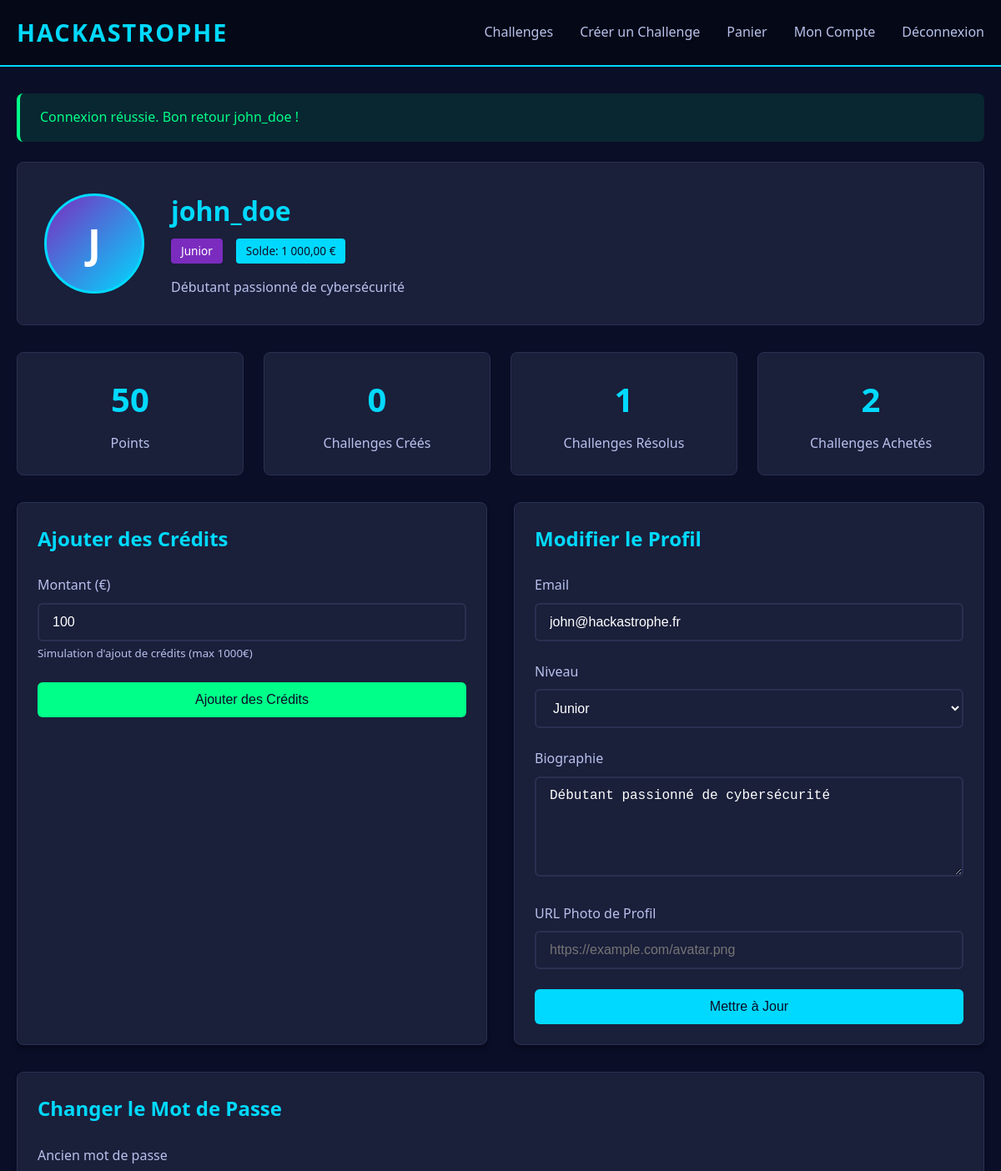
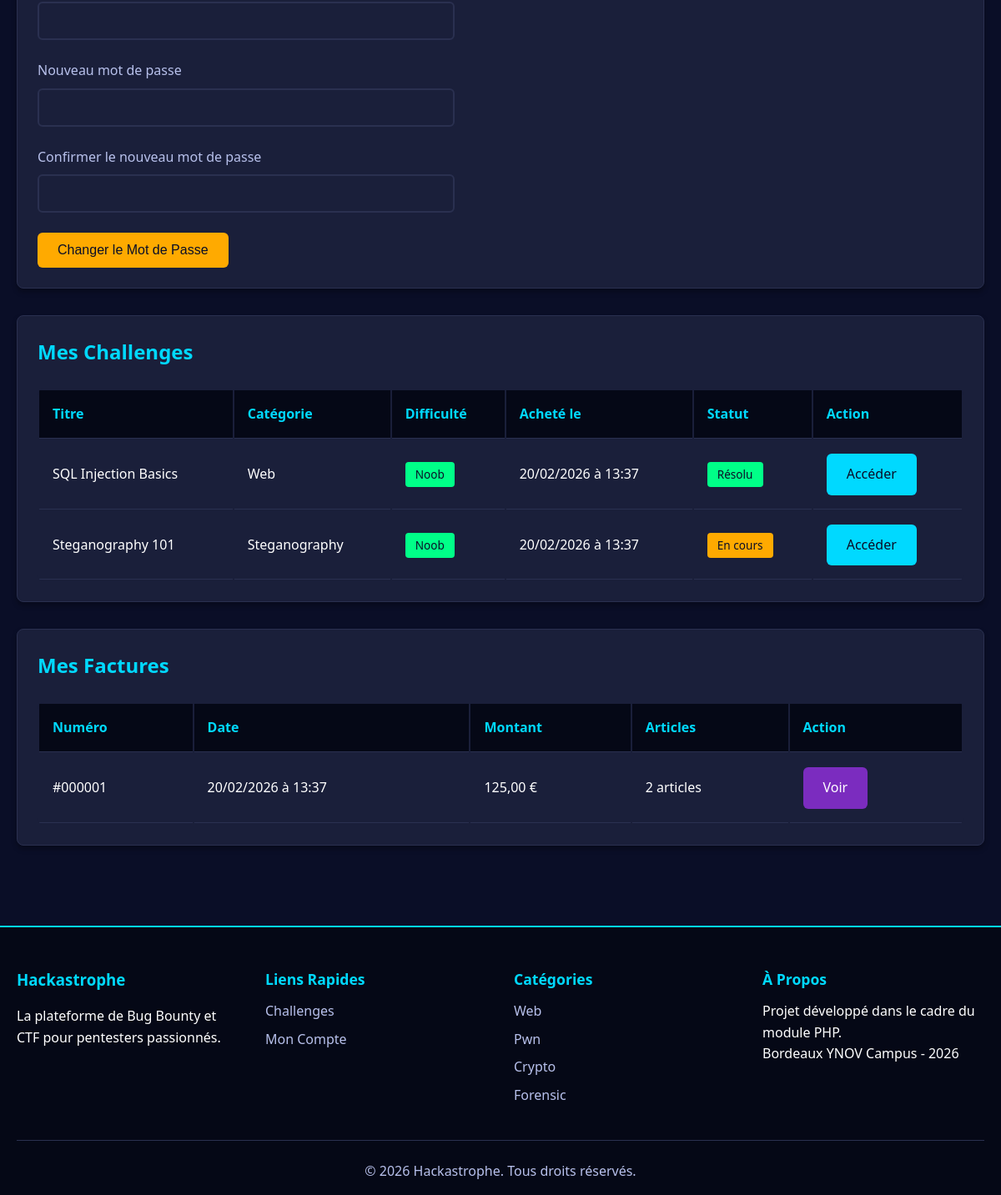
Screenshot of /account (signed in) with the database file from the repository (2 pictures, top to bottom).
### tables this page shows
CREATE TABLE `User` (
  `id` int(11) NOT NULL AUTO_INCREMENT,
  `username` varchar(50) NOT NULL,
  `email` varchar(100) NOT NULL,
  `password` varchar(255) NOT NULL,
  `balance` decimal(10,2) NOT NULL DEFAULT 1000.00,
  `role` enum('user','creator','admin') NOT NULL DEFAULT 'user',
  `profile_picture` varchar(255) DEFAULT NULL,
  `bio` text DEFAULT NULL,
  `skill_level` enum('junior','intermediate','senior','expert') DEFAULT 'junior',
  `score` int(11) NOT NULL DEFAULT 0,
  `is_active` tinyint(1) NOT NULL DEFAULT 1,
  `created_at` timestamp NOT NULL DEFAULT current_timestamp(),
  PRIMARY KEY (`id`),
  UNIQUE KEY `username` (`username`),
  UNIQUE KEY `email` (`email`),
  KEY `idx_role` (`role`),
  KEY `idx_score` (`score`)
);

CREATE TABLE `PurchasedChallenge` (
  `id` int(11) NOT NULL AUTO_INCREMENT,
  `user_id` int(11) NOT NULL,
  `challenge_id` int(11) NOT NULL,
  `purchased_at` timestamp NOT NULL DEFAULT current_timestamp(),
  `is_solved` tinyint(1) NOT NULL DEFAULT 0,
  `solved_at` timestamp NULL DEFAULT NULL,
  PRIMARY KEY (`id`),
  UNIQUE KEY `unique_purchase` (`user_id`,`challenge_id`),
  KEY `challenge_id` (`challenge_id`),
  KEY `idx_solved` (`is_solved`),
  CONSTRAINT `purchased_user_fk` FOREIGN KEY (`user_id`) REFERENCES `User` (`id`) ON DELETE CASCADE,
  CONSTRAINT `purchased_challenge_fk` FOREIGN KEY (`challenge_id`) REFERENCES `Challenge` (`id`) ON DELETE CASCADE
);

CREATE TABLE `Challenge` (
  `id` int(11) NOT NULL AUTO_INCREMENT,
  `title` varchar(100) NOT NULL,
  `description` text NOT NULL,
  `category` enum('web','pwn','crypto','forensic','reverse','steganography','osint','misc') NOT NULL,
  `difficulty` enum('noob','mid','ardu','fou','cybersec') NOT NULL,
  `price` decimal(10,2) NOT NULL,
  `author_id` int(11) NOT NULL,
  `image_url` varchar(255) DEFAULT NULL,
  `access_url` varchar(255) DEFAULT NULL,
  `flag_hash` varchar(255) NOT NULL,
  `points` int(11) NOT NULL DEFAULT 0,
  `solved_count` int(11) NOT NULL DEFAULT 0,
  `is_active` tinyint(1) NOT NULL DEFAULT 1,
  `created_at` timestamp NOT NULL DEFAULT current_timestamp(),
  PRIMARY KEY (`id`),
  KEY `author_id` (`author_id`),
  KEY `idx_category` (`category`),
  KEY `idx_difficulty` (`difficulty`),
  KEY `idx_active` (`is_active`),
  KEY `idx_created` (`created_at`),
  CONSTRAINT `challenge_author_fk` FOREIGN KEY (`author_id`) REFERENCES `User` (`id`) ON DELETE CASCADE
);

CREATE TABLE `Invoice` (
  `id` int(11) NOT NULL AUTO_INCREMENT,
  `user_id` int(11) NOT NULL,
  `date` timestamp NOT NULL DEFAULT current_timestamp(),
  `amount` decimal(10,2) NOT NULL,
  `billing_address` varchar(255) NOT NULL,
  `billing_city` varchar(100) NOT NULL,
  `billing_zip` varchar(10) NOT NULL,
  `status` enum('pending','completed','cancelled') NOT NULL DEFAULT 'completed',
  PRIMARY KEY (`id`),
  KEY `user_id` (`user_id`),
  KEY `idx_date` (`date`),
  CONSTRAINT `invoice_user_fk` FOREIGN KEY (`user_id`) REFERENCES `User` (`id`) ON DELETE CASCADE
);

### pages/account.php (the view, shortened to what the rows shown need)
<?php
require_once __DIR__ . '/../includes/user_functions.php';
$view_user_id = isset($_GET['id']) ? intval($_GET['id']) : (isLoggedIn() ? getUserId() : 0);
$is_own_account = isLoggedIn() && $view_user_id === getUserId();
if ($is_own_account) {
    $user = getUserById($view_user_id, false);
} else {
    $user = getUserById($view_user_id, true);
}
$stats = getUserStats($view_user_id);
$purchased_challenges = getUserPurchasedChallenges($view_user_id);
if ($is_own_account) {
    $invoices = getUserInvoices($view_user_id);
}
include __DIR__ . '/../includes/header.php';
?>
<div class="container">
    <div class="account-header">
        <?php if ($user['profile_picture']): ?>
            <img src="<?php echo h($user['profile_picture']); ?>"
                 alt="<?php echo h($user['username']); ?>"
                 class="profile-picture">
        <?php else: ?>
            <div class="profile-picture" style="background: linear-gradient(135deg, var(--secondary-color), var(--primary-color)); display: flex; align-items: center; justify-content: center; font-size: 3rem; font-weight: bold;">
                <?php echo strtoupper(substr($user['username'], 0, 1)); ?>
            </div>
        <?php endif; ?>
        <div class="account-info" style="flex: 1;">
            <h1><?php echo h($user['username']); ?></h1>
            <div style="display: flex; gap: 1rem; margin-top: 0.5rem; flex-wrap: wrap;">
                <span class="badge badge-category">
                    <?php echo h(SKILL_LEVELS[$user['skill_level']]); ?>
                </span>
                <?php if ($is_own_account): ?>
                    <span class="badge" style="background: var(--primary-color); color: var(--dark-bg);">
                        Solde: <?php echo formatPrice($user['balance']); ?>
                    </span>
                <?php endif; ?>
            </div>
            <?php if ($user['bio']): ?>
                <p style="color: var(--text-secondary); margin-top: 1rem; max-width: 600px;">
                    <?php echo h($user['bio']); ?>
                </p>
            <?php endif; ?>
        </div>
    </div>
    <div class="account-stats">
        <div class="stat-card">
            <div class="stat-value"><?php echo $user['score']; ?></div>
            <div class="stat-label">Points</div>
        </div>
        <div class="stat-card">
            <div class="stat-value"><?php echo $stats['challenges_created']; ?></div>
            <div class="stat-label">Challenges Créés</div>
        </div>
        <div class="stat-card">
            <div class="stat-value"><?php echo $stats['challenges_solved']; ?></div>
            <div class="stat-label">Challenges Résolus</div>
        </div>
        <div class="stat-card">
            <div class="stat-value"><?php echo $stats['challenges_purchased']; ?></div>
            <div class="stat-label">Challenges Achetés</div>
        </div>
    </div>
    <?php if ($is_own_account): ?>
        <div style="display: grid; grid-template-columns: repeat(auto-fit, minmax(350px, 1fr)); gap: 2rem; margin-bottom: 2rem;">
            <div class="card">
                <h2 style="color: var(--primary-color); margin-bottom: 1.5rem;">Ajouter des Crédits</h2>
                <form method="POST" action="<?php echo url('/account'); ?>">
                    <div class="form-group">
                        <label for="amount">Montant (€)</label>
                        <input type="number"
                               id="amount"
                               name="amount"
                               class="form-control"
                               min="1"
                               max="1000"
                               step="0.01"
                               value="100"
                               required>
                        <small style="color: var(--text-secondary); display: block; margin-top: 0.25rem;">
                            Simulation d'ajout de crédits (max 1000€)
                        </small>
                    </div>
                    <button type="submit" name="add_credits" class="btn btn-success btn-block">
                        Ajouter des Crédits
                    </button>
                </form>
            </div>
            <div class="card">
                <h2 style="color: var(--primary-color); margin-bottom: 1.5rem;">Modifier le Profil</h2>
                <form method="POST" action="<?php echo url('/account'); ?>">
                    <div class="form-group">
                        <label for="email">Email</label>
                        <input type="email"
                               id="email"
                               name="email"
                               class="form-control"
                               value="<?php echo h($user['email']); ?>"
                               required>
                    </div>
                    <div class="form-group">
                        <label for="skill_level">Niveau</label>
                        <select id="skill_level" name="skill_level" class="form-control">
                            <?php foreach (SKILL_LEVELS as $key => $name): ?>
                                <option value="<?php echo h($key); ?>"
                                        <?php echo $user['skill_level'] === $key ? 'selected' : ''; ?>>
                                    <?php echo h($name); ?>
                                </option>
                            <?php endforeach; ?>
                        </select>
                    </div>
                    <div class="form-group">
                        <label for="bio">Biographie</label>
                        <textarea id="bio"
                                  name="bio"
                                  class="form-control"
                                  rows="3"><?php echo h($user['bio']); ?></textarea>
                    </div>
                    <div class="form-group">
                        <label for="profile_picture">URL Photo de Profil</label>
                        <input type="url"
                               id="profile_picture"
                               name="profile_picture"
                               class="form-control"
                               value="<?php echo h($user['profile_picture']); ?>"
                               placeholder="https://example.com/avatar.png">
                    </div>
                    <button type="submit" name="update_profile" class="btn btn-primary btn-block">
                        Mettre à Jour
                    </button>
                </form>
            </div>
        </div>
        <div class="card" style="margin-bottom: 2rem;">
            <h2 style="color: var(--primary-color); margin-bottom: 1.5rem;">Changer le Mot de Passe</h2>
            <form method="POST" action="<?php echo url('/account'); ?>" style="max-width: 500px;">
                <div class="form-group">
                    <label for="old_password">Ancien mot de passe</label>
                    <input type="password"
                           id="old_password"
                           name="old_password"
                           class="form-control"
                           required>
                </div>
                <div class="form-group">
                    <label for="new_password">Nouveau mot de passe</label>
                    <input type="password"
                           id="new_password"
                           name="new_password"
                           class="form-control"
                           required>
                </div>
                <div class="form-group">
                    <label for="new_password_confirm">Confirmer le nouveau mot de passe</label>
                    <input type="password"
                           id="new_password_confirm"
                           name="new_password_confirm"
                           class="form-control"
                           required>
                </div>
                <button type="submit" name="change_password" class="btn btn-warning">
                    Changer le Mot de Passe
                </button>
            </form>
        </div>
    <?php endif; ?>
    <?php if ($is_own_account && !empty($purchased_challenges)): ?>
        <div class="card" style="margin-bottom: 2rem;">
            <h2 style="color: var(--primary-color); margin-bottom: 1.5rem;">Mes Challenges</h2>
            <div class="table">
                <table style="width: 100%;">
                    <thead>
                        <tr>
                            <th>Titre</th>
                            <th>Catégorie</th>
                            <th>Difficulté</th>
                            <th>Acheté le</th>
                            <th>Statut</th>
                            <th>Action</th>
                        </tr>
                    </thead>
                    <tbody>
                        <?php foreach ($purchased_challenges as $challenge): ?>
                            <tr>
                                <td><?php echo h($challenge['title']); ?></td>
                                <td><?php echo h(CHALLENGE_CATEGORIES[$challenge['category']]); ?></td>
                                <td>
                                    <span class="badge badge-difficulty badge-<?php echo h($challenge['difficulty']); ?>">
                                        <?php echo h(DIFFICULTY_LEVELS[$challenge['difficulty']]); ?>
                                    </span>
                                </td>
                                <td><?php echo formatDate($challenge['purchased_at']); ?></td>
                                <td>
                                    <?php if ($challenge['is_solved']): ?>
                                        <span class="badge" style="background: var(--success-color); color: var(--dark-bg);">
                                            Résolu
                                        </span>
                                    <?php else: ?>
                                        <span class="badge" style="background: var(--warning-color); color: var(--dark-bg);">
                                            En cours
                                        </span>
                                    <?php endif; ?>
                                </td>
                                <td>
                                    <a href="<?php echo url('/detail?id=' . $challenge['id']); ?>" class="btn btn-primary">
                                        Accéder
                                    </a>
                                </td>
                            </tr>
                        <?php endforeach; ?>
                    </tbody>
                </table>
            </div>
        </div>
    <?php endif; ?>
    <?php if ($is_own_account && !empty($invoices)): ?>
        <div class="card">
            <h2 style="color: var(--primary-color); margin-bottom: 1.5rem;">Mes Factures</h2>
            <div class="table">
                <table style="width: 100%;">
                    <thead>
                        <tr>
                            <th>Numéro</th>
                            <th>Date</th>
                            <th>Montant</th>
                            <th>Articles</th>
                            <th>Action</th>
                        </tr>
                    </thead>
                    <tbody>
                        <?php foreach ($invoices as $invoice): ?>
                            <tr>
                                <td>#<?php echo str_pad($invoice['id'], 6, '0', STR_PAD_LEFT); ?></td>
                                <td><?php echo formatDate($invoice['date']); ?></td>
                                <td><?php echo formatPrice($invoice['amount']); ?></td>
                                <td><?php echo $invoice['item_count']; ?> article<?php echo $invoice['item_count'] > 1 ? 's' : ''; ?></td>
                                <td>
                                    <a href="<?php echo url('/invoice?id=' . $invoice['id']); ?>" class="btn btn-secondary">
                                        Voir
                                    </a>
                                </td>
                            </tr>
                        <?php endforeach; ?>
                    </tbody>
                </table>
            </div>
        </div>
    <?php endif; ?>
</div>
<?php include __DIR__ . '/../includes/footer.php'; ?>

### rows the page displays
user: username "J", username "john_doe", skill_level "Junior", balance "1 000,00 €", bio "Débutant passionné de cybersécurité", score "50", email "john@hackastrophe.fr"
purchasedchallenge: challenge.title "SQL Injection Basics", challenge.category "Web", challenge.difficulty "Noob", purchased_at "20/02/2026 à 13:37", is_solved "Résolu"
purchasedchallenge: challenge.title "Steganography 101", challenge.category "Steganography", challenge.difficulty "Noob", purchased_at "20/02/2026 à 13:37", is_solved "En cours"
invoice: id "000001", date "20/02/2026 à 13:37", amount "125,00 €", item_count "2"

### other values shown
$message "Connexion réussie. Bon retour john_doe !"
$stats['challenges_created'] "0"
$stats['challenges_solved'] "1"
$stats['challenges_purchased'] "2"
$name "Web"
$name "Pwn"
$name "Crypto"
$name "Forensic"
